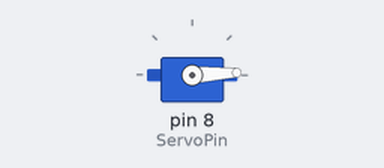
This sketch was run on a simulated Arduino Uno, built with avr-gcc and run on an emulated ATmega328P. On the bench: servo.

Above: at 1.05 s.
At 1.9 s:
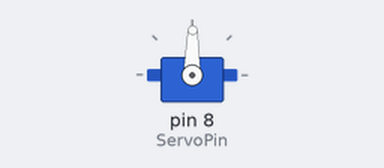
At 2.75 s:
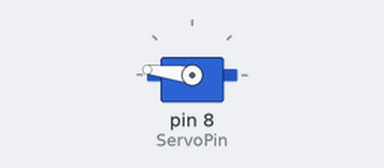
At 4.45 s:
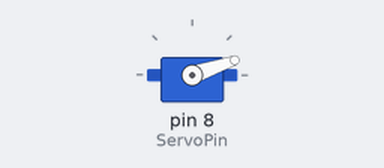
Timing chart, 0 to 9.3 s (numbered marks = the images above):
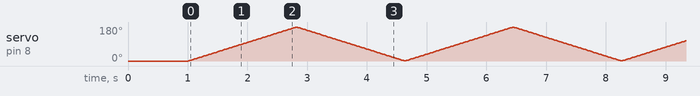

The sketch:

SimpleServo.ino
```cpp
/************************************************/
#include <Servo.h>
/************************************************/
Servo myservo;//create servo object to control a servo
#define ServoPin 8
/************************************************/
void setup()
{
  myservo.attach( ServoPin );//attachs the servo on pin 8 to servo object
  myservo.write(0);//back to 0 degrees
  delay(1000);//wait for a second
}
/*************************************************/
void loop()
{

/*
  myservo.write(15);//goes to 15 degrees
  delay(1000);//wait for a second
  myservo.write(30);//goes to 30 degrees
  delay(1000);//wait for a second.33
  myservo.write(45);//goes to 45 degrees
  delay(1000);//wait for a second.33
  myservo.write(60);//goes to 60 degrees
  delay(1000);//wait for a second.33
  myservo.write(75);//goes to 75 degrees
  delay(1000);//wait for a second.33
  myservo.write(90);//goes to 90 degrees
  delay(1000);//wait for a second
  myservo.write(75);//back to 75 degrees
  delay(1000);//wait for a second.33
  myservo.write(60);//back to 60 degrees
  delay(1000);//wait for a second.33
  myservo.write(45);//back to 45 degrees
  delay(1000);//wait for a second.33
  myservo.write(30);//back to 30 degrees
  delay(1000);//wait for a second.33
  myservo.write(15);//back to 15 degrees
  delay(1000);//wait for a second
  myservo.write(0);//back to 0 degrees
  delay(1000);//wait for a second
  // */


  for(int i = 0; i < 180; i += 1 )
  {
    myservo.write( i );
   delay( 10 );
  }
  for( int i = 180; i > 0; i -= 1 )
  {
    myservo.write( i );
   delay( 10 );
  }
  //*/
}
```
